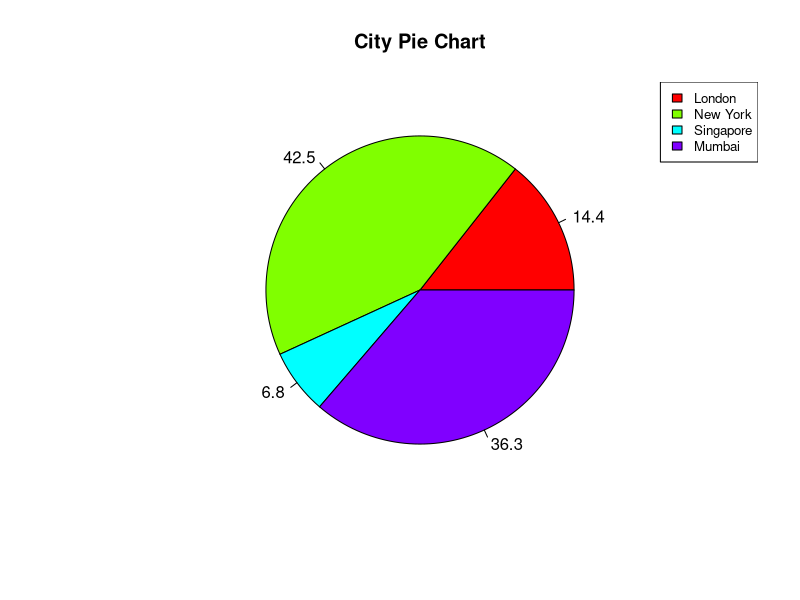

Source code (R):
# Create data for the graph.
x <- c(21, 62, 10, 53)
labels <- c("London", "New York", "Singapore", "Mumbai")

piepercent <- round(100 * x / sum(x), 1)

# Give the chart file a name.
# png(file = "pie_chart_v2b.png")
jpeg(file = "pie_chart_v2d.jpeg")

# Plot the chart.
# pie(x,labels)
pie(x,labels = piepercent, main = "City Pie Chart", col = rainbow(length(x)))
legend("topright", labels, cex = 0.8, fill = rainbow(length(x)))

# Save the file.
dev.off()

writeLines("\n")

# Multi Line Copmments.
if(FALSE) {
	'
	Execute by: Rscript demo1.R
	OutPut:
	ashish@ashish-Vostro-3478:.../tutorialspoint$ Rscript demo1.R 
	[1] "Hello World :]"
	'
}